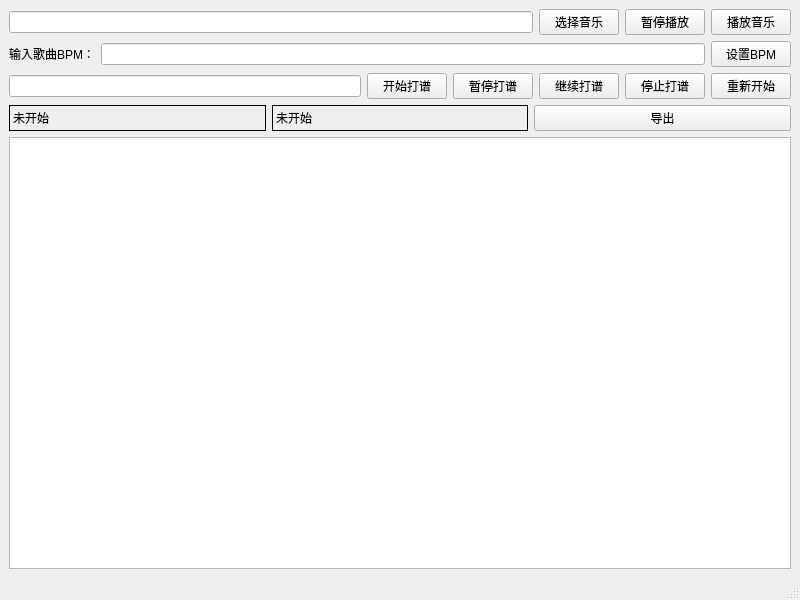
<?xml version="1.0" encoding="UTF-8"?>
<ui version="4.0">
 <class>MainWindow</class>
 <widget class="QMainWindow" name="MainWindow">
  <property name="geometry">
   <rect>
    <x>0</x>
    <y>0</y>
    <width>800</width>
    <height>600</height>
   </rect>
  </property>
  <property name="minimumSize">
   <size>
    <width>800</width>
    <height>600</height>
   </size>
  </property>
  <property name="maximumSize">
   <size>
    <width>800</width>
    <height>600</height>
   </size>
  </property>
  <property name="windowTitle">
   <string>谱面制作器</string>
  </property>
  <property name="windowIcon">
   <iconset>
    <normaloff>:/nku.png</normaloff>:/nku.png</iconset>
  </property>
  <widget class="QWidget" name="centralwidget">
   <layout class="QVBoxLayout" name="verticalLayout">
    <item>
     <layout class="QHBoxLayout" name="horizontalLayout_2">
      <item>
       <widget class="QLineEdit" name="lineEdit_2"/>
      </item>
      <item>
       <widget class="QPushButton" name="ChooseMusBtn">
        <property name="text">
         <string>选择音乐</string>
        </property>
       </widget>
      </item>
      <item>
       <widget class="QPushButton" name="PauseMusBtn">
        <property name="text">
         <string>暂停播放</string>
        </property>
       </widget>
      </item>
      <item>
       <widget class="QPushButton" name="PlayMusBtn">
        <property name="text">
         <string>播放音乐</string>
        </property>
       </widget>
      </item>
     </layout>
    </item>
    <item>
     <layout class="QHBoxLayout" name="horizontalLayout">
      <item>
       <widget class="QLabel" name="BPMLabel">
        <property name="text">
         <string>输入歌曲BPM：</string>
        </property>
       </widget>
      </item>
      <item>
       <widget class="QLineEdit" name="BPMInput"/>
      </item>
      <item>
       <widget class="QPushButton" name="BPMSetBtn">
        <property name="text">
         <string>设置BPM</string>
        </property>
       </widget>
      </item>
     </layout>
    </item>
    <item>
     <layout class="QHBoxLayout" name="horizontalLayout_3">
      <item>
       <widget class="QLineEdit" name="TimeRemainShow">
        <property name="readOnly">
         <bool>true</bool>
        </property>
       </widget>
      </item>
      <item>
       <widget class="QPushButton" name="StartBtn">
        <property name="text">
         <string>开始打谱</string>
        </property>
       </widget>
      </item>
      <item>
       <widget class="QPushButton" name="PauseBtn">
        <property name="text">
         <string>暂停打谱</string>
        </property>
       </widget>
      </item>
      <item>
       <widget class="QPushButton" name="ResumeBtn">
        <property name="text">
         <string>继续打谱</string>
        </property>
       </widget>
      </item>
      <item>
       <widget class="QPushButton" name="StopBtn">
        <property name="text">
         <string>停止打谱</string>
        </property>
       </widget>
      </item>
      <item>
       <widget class="QPushButton" name="ReStartBtn">
        <property name="text">
         <string>重新开始</string>
        </property>
       </widget>
      </item>
     </layout>
    </item>
    <item>
     <layout class="QHBoxLayout" name="horizontalLayout_4">
      <item>
       <widget class="QLabel" name="label2">
        <property name="frameShape">
         <enum>QFrame::Box</enum>
        </property>
        <property name="text">
         <string>未开始</string>
        </property>
       </widget>
      </item>
      <item>
       <widget class="QLabel" name="label3">
        <property name="frameShape">
         <enum>QFrame::Box</enum>
        </property>
        <property name="text">
         <string>未开始</string>
        </property>
       </widget>
      </item>
      <item>
       <widget class="QPushButton" name="OutBtn">
        <property name="text">
         <string>导出</string>
        </property>
       </widget>
      </item>
     </layout>
    </item>
    <item>
     <widget class="QTextEdit" name="textEdit"/>
    </item>
   </layout>
  </widget>
  <widget class="QMenuBar" name="menubar">
   <property name="geometry">
    <rect>
     <x>0</x>
     <y>0</y>
     <width>800</width>
     <height>26</height>
    </rect>
   </property>
  </widget>
  <widget class="QStatusBar" name="statusbar"/>
 </widget>
 <resources/>
 <connections/>
</ui>
